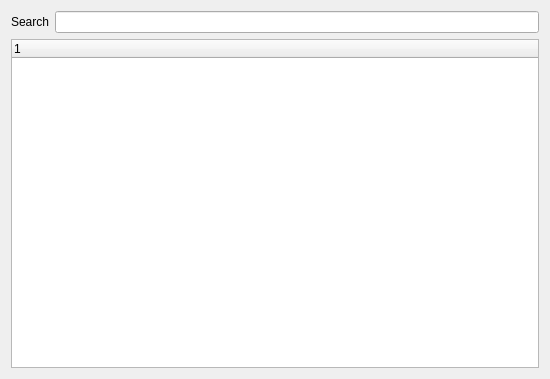
<?xml version="1.0" encoding="UTF-8"?>
<ui version="4.0">
 <class>ResourcePickerDialog</class>
 <widget class="QDialog" name="ResourcePickerDialog">
  <property name="geometry">
   <rect>
    <x>0</x>
    <y>0</y>
    <width>550</width>
    <height>379</height>
   </rect>
  </property>
  <property name="windowTitle">
   <string>Image Input Dialog</string>
  </property>
  <layout class="QGridLayout" name="gridLayout">
   <item row="0" column="0">
    <widget class="QLabel" name="label">
     <property name="text">
      <string>Search</string>
     </property>
    </widget>
   </item>
   <item row="0" column="1">
    <widget class="QLineEdit" name="lineEdit"/>
   </item>
   <item row="1" column="0" colspan="2">
    <widget class="ResourceTreeWidget" name="treeWidget">
     <property name="contextMenuPolicy">
      <enum>Qt::CustomContextMenu</enum>
     </property>
     <column>
      <property name="text">
       <string notr="true">1</string>
      </property>
     </column>
    </widget>
   </item>
  </layout>
 </widget>
 <customwidgets>
  <customwidget>
   <class>ResourceTreeWidget</class>
   <extends>QTreeWidget</extends>
   <header>resourcetreewidget.h</header>
  </customwidget>
 </customwidgets>
 <resources/>
 <connections>
  <connection>
   <sender>lineEdit</sender>
   <signal>textChanged(QString)</signal>
   <receiver>ResourcePickerDialog</receiver>
   <slot>onSearch(QString)</slot>
   <hints>
    <hint type="sourcelabel">
     <x>204</x>
     <y>16</y>
    </hint>
    <hint type="destinationlabel">
     <x>255</x>
     <y>-11</y>
    </hint>
   </hints>
  </connection>
 </connections>
 <slots>
  <slot>onSearch(QString)</slot>
 </slots>
</ui>
